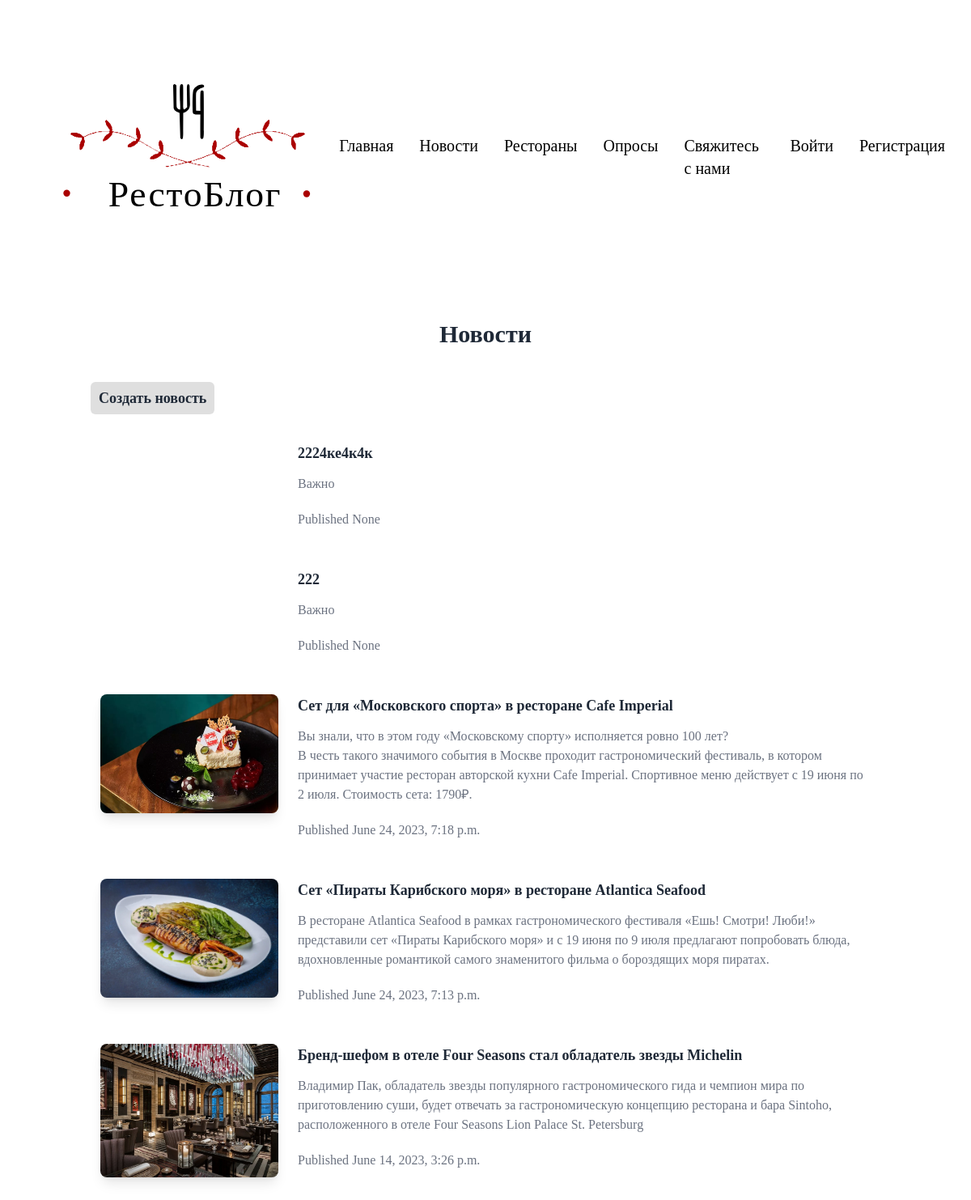
The app's page /news, older data.
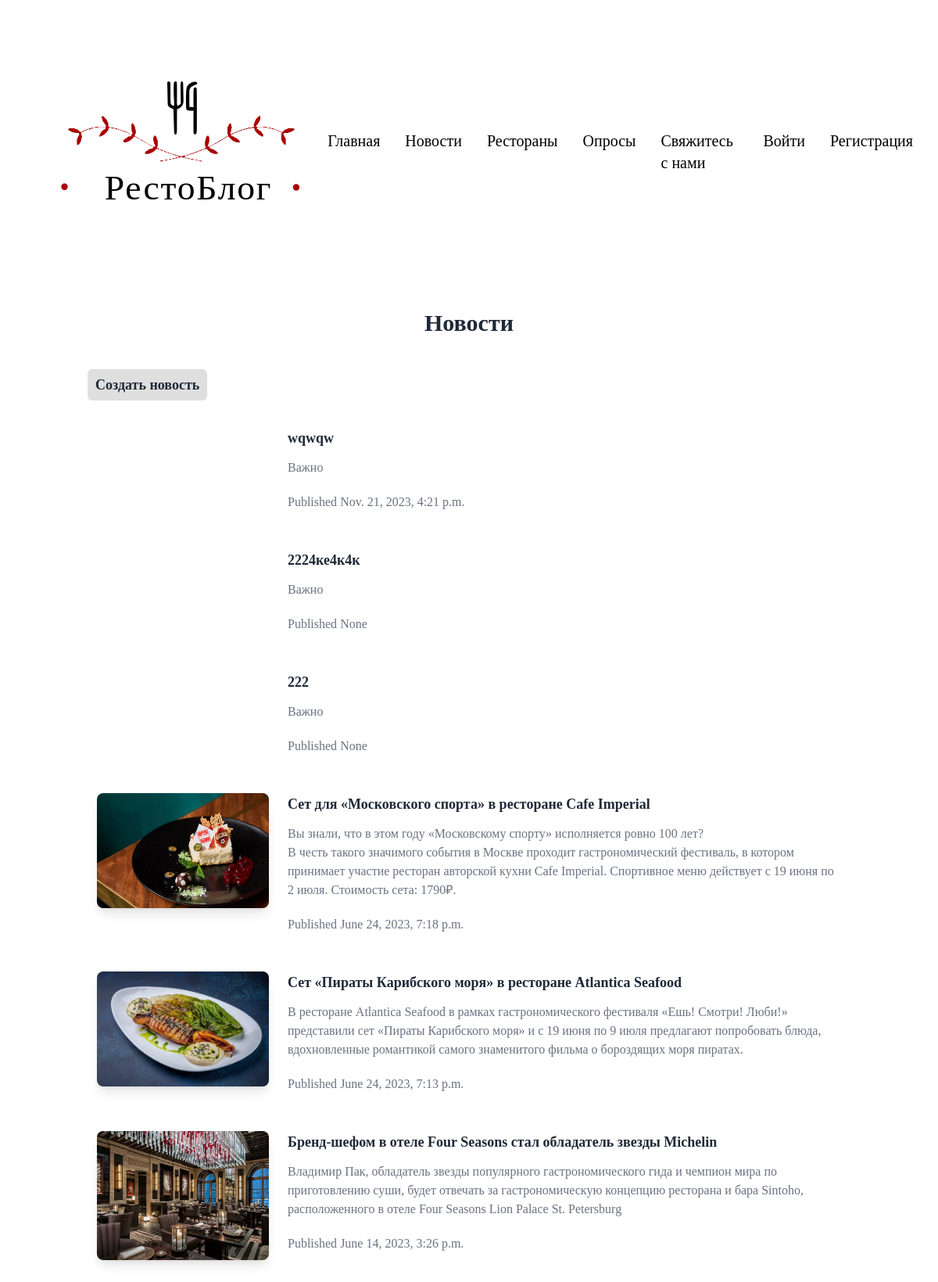
The same page, newer data.
### myapp/models.py (models this page shows, shortened)
class News(models.Model):
    objects = None
    author = models.ForeignKey(settings.AUTH_USER_MODEL, on_delete=models.CASCADE)
    image = models.ImageField(upload_to='images/', null=True)
    title = models.CharField(max_length=200)
    text = models.TextField()
    created_date = models.DateTimeField(null=True, blank=True, default=timezone.now)
    published_date = models.DateTimeField(blank=True, null=True)
    history = HistoricalRecords()

### myapp/views.py (the view)
# urls.py: path('news', views.news, name='news'),
def news(request):
    newss = News.objects.filter(
        Q(text__startswith='В') | Q(text__startswith='А') & ~Q(text__startswith='Н')
    ).order_by('-created_date')
    return render(request, 'News.html', {'newss': newss})

### myapp/templates/news.html (shortened to what this page needs)
{% load static tailwind_tags %}
<!doctype html>
<html lang="en">
<head>
    {% tailwind_css %}
</head>
<body>
<header>
    <div class="flex items-center px-8">
        <a><img src="{% static 'img/rb.svg' %}" alt=""></a>
        <nav class="text-xl ml-auto">
            <ul class=" flex flex-row gap-8">
                <li>
                    <a href="{% url 'index' %}">Главная</a>
                </li>
                <li>
                    <a href="{% url 'news' %}">Новости</a>
                </li>
                <li>
                    <a href="{% url 'rest' %}">Рестораны</a>
                </li>
                <li>
                    <a href="{% url 'polls' %}">Опросы</a>
                </li>
                <li>
                    <a href="{% url 'form' %}">Свяжитесь с нами</a>
                </li>
                {%if not request.user.is_authenticated %}
                <li>
                    <a href="{% url 'login' %}">Войти</a>
                </li>
                <li>
                    <a href="{% url 'signup' %}">Регистрация</a>
                </li>
                {%endif%}
            </ul>
        </nav>
    </div>
</header>
<main>
    <div class="container my-2 px-6 mx-auto">
        <div class="mb-32 text-gray-800 text-center md:text-left">
            <h2 class="text-3xl font-bold mb-12 text-center">Новости</h2>
            <div style="margin-bottom: 40px">
                <a href="{% url 'create_news' %}" style="background-color: #dfdfdf; padding: 10px; border-radius: 6px; font-weight: bold; font-size: 18px">Создать новость</a>
            </div>
            {% for news in newss %}
            <div class="flex flex-wrap mb-6">
                <div class="grow-0 shrink-0 basis-auto w-full md:w-3/12 px-3 mb-6 md:mb-0 ml-auto">
                    <div
                            class="relative overflow-hidden bg-no-repeat bg-cover relative overflow-hidden bg-no-repeat bg-cover ripple shadow-lg rounded-lg mb-6"
                            data-mdb-ripple="true" data-mdb-ripple-color="light">
                        {% if news.image %}
                        <img src="{{ news.image.url }}" alt="{{ news.title }}">
                        {% endif %}
                    </div>
                </div>
                <div class="grow-0 shrink-0 basis-auto w-full md:w-9/12 xl:w-7/12 px-3 mb-6 md:mb-0 mr-auto">
                    <h5 class="text-lg font-bold mb-3">{{ news.title }}</h5>
                    <p class="text-gray-500">
                        {{ news.text|linebreaksbr }}
                    </p>
                    <p class="mt-5 font-light text-gray-500 mb-6">Published {{ news.published_date }}</p>
                </div>
            </div>
            {% endfor %}
        </div>
    </div>
</main>
</body>
</html>

Row changes from the older to the newer data that the page shows:
added News: title "wqwqw", text "Важно", published_date "Nov. 21, 2023, 4:21 p.m."
